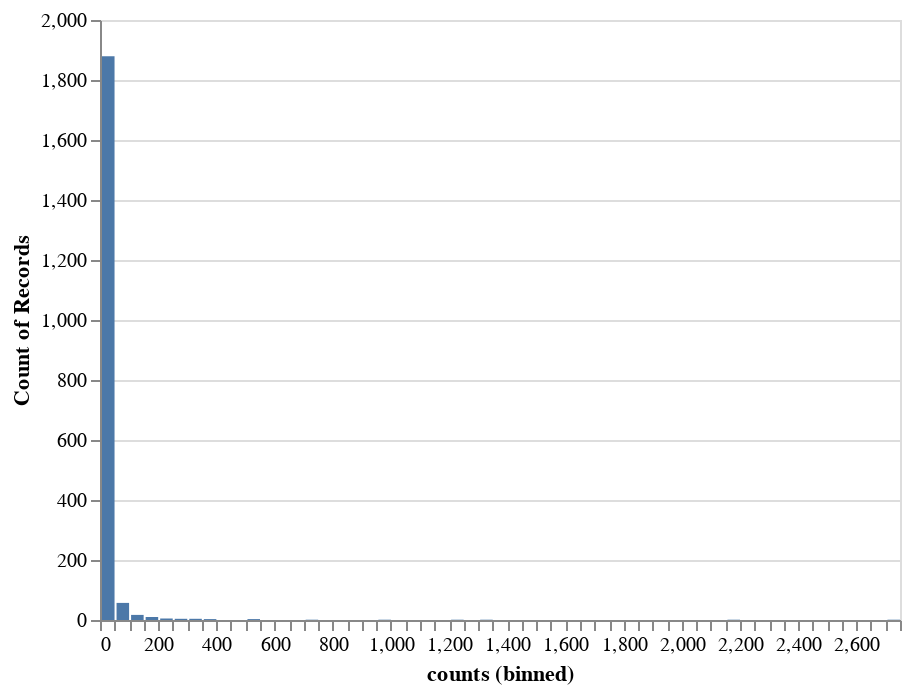

Notebook cell for this chart:
### Code cell
alt.Chart(issues_counts).mark_bar().encode(
    alt.X('counts', bin=alt.Bin(maxbins=100)),
    y='count()'
)

### Figure 1 — Vega-Lite specification as saved in the notebook (floating-point values rounded to 4 significant figures; data arrays with more than 128 entries replaced by an {"elided": "..."} marker saying what was removed)
{"$schema": "https://vega.github.io/schema/vega-lite/v4.8.1.json", "config": {"view": {"continuousHeight": 300, "continuousWidth": 400}}, "data": {"name": "data-78fef10b405e794f799c4ebc4bede181"}, "datasets": {"data-78fef10b405e794f799c4ebc4bede181": {"elided": "1988 records"}}, "encoding": {"x": {"bin": {"maxbins": 100}, "field": "counts", "type": "quantitative"}, "y": {"aggregate": "count", "type": "quantitative"}}, "mark": "bar"}
